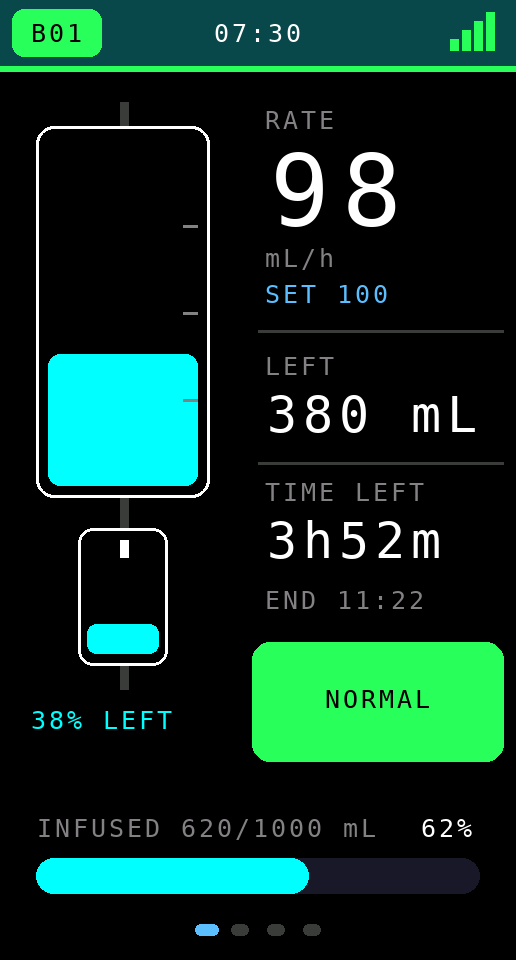
#> input picture docs/screens-station/p1_bag.png, 516 x 960 px
$ python make_overview.py
#> lines starting #> are read from the running program, lines starting #| are printed output that depends on the picture
#!/usr/bin/env python3
"""รวมภาพหน้าจอ Station v7.7.0 เป็นแผ่นสรุปสำหรับใส่ใน README

(แผ่น overview_calib ของ v7.5.1 ยังเก็บไว้ในที่เก็บ ไม่ได้สร้างใหม่จากสคริปต์นี้)

ใช้: python3 make_overview.py [docs_dir]
(ฟอนต์มาตรฐานของ PIL ไม่มีตัวอักษรไทย ป้ายกำกับจึงเป็นอังกฤษ)
"""
import sys
from PIL import Image, ImageDraw

DOCS = sys.argv[1] if len(sys.argv) > 1 else "../../docs/screens-station"

SHEETS = {
    "overview_pages": [
        ("p1_bag.png",   "1 IV BAG"),
        ("p2_plan.png",  "2 PLAN"),
        ("p3_link.png",  "3 LINK - sensor + host"),
        ("p4_trend.png", "4 TREND - 30 min"),
    ],
    "overview_alerts": [
        ("p1_noflow.png",  "IV BAG - no flow"),
        ("emergency.png",  "EMERGENCY screen"),
        ("p1_nearend.png", "IV BAG - near end"),
        ("near_end.png",   "NEXT BAG notice"),
    ],
    "overview_other": [
        ("sensor_check.png","SENSOR CHECK (hold 3s)"),
        ("config_id.png",   "SET BED ID"),
        ("screensaver.png", "SCREENSAVER"),
        ("credit.png",      "CREDITS (hold 5s)"),
    ],
}

GAP, LABEL_H, BG, FG = 18, 26, (14, 14, 18), (200, 205, 215)

# แผ่นเปรียบเทียบทิศจอ: หมุนภาพ 180 องศา = สิ่งที่ตาเห็นจริงเมื่อตั้ง SCREEN = FLIP 180
FLIP_DEMO = [
    ("config_id.png", "SCREEN = NORMAL   setRotation(0)"),
    ("p1_bag.png",    "SCREEN = NORMAL   setRotation(0)"),
]
FLIP_LABEL = "SCREEN = FLIP 180   setRotation(2)  - turn the box over and it reads upright"

for name, items in SHEETS.items():
    tiles = [(Image.open(f"{DOCS}/{f}"), text) for f, text in items]
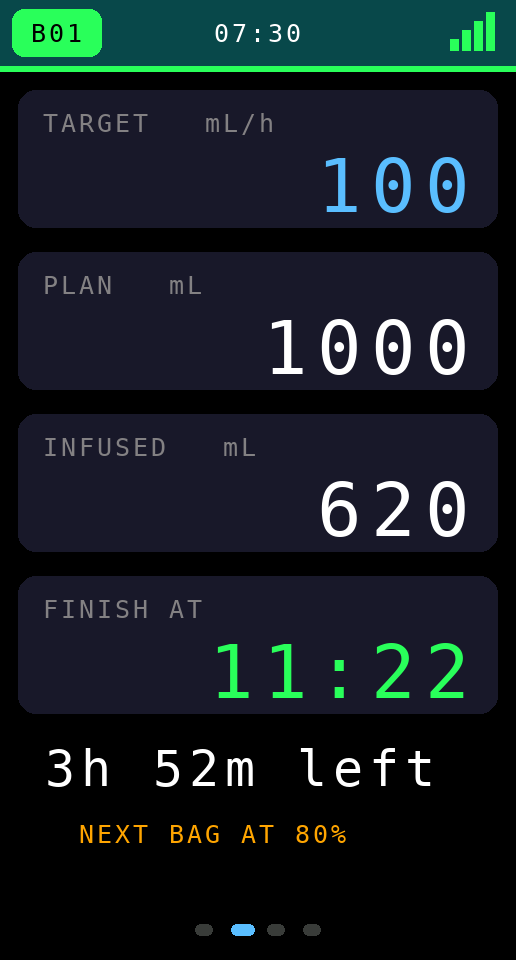
#> input picture docs/screens-station/p2_plan.png, 516 x 960 px
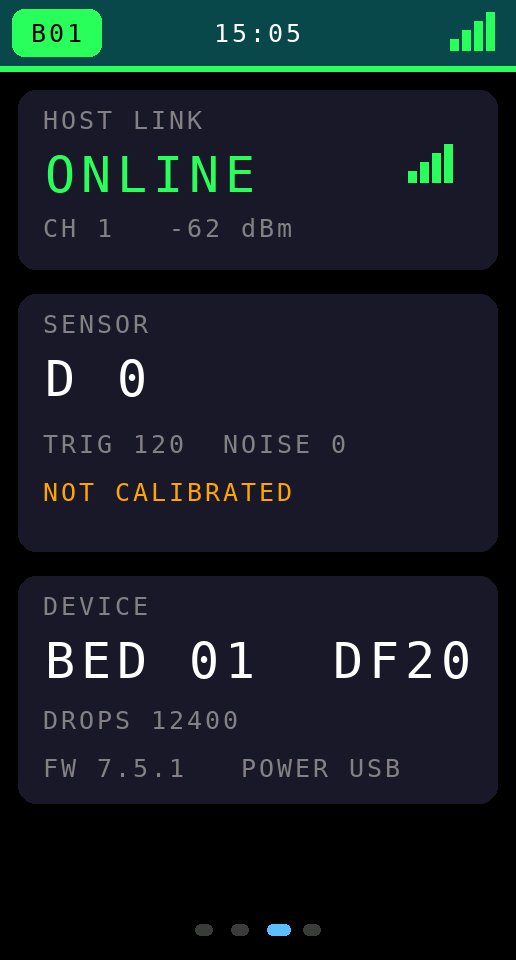
#> input picture docs/screens-station/p3_link.png, 516 x 960 px
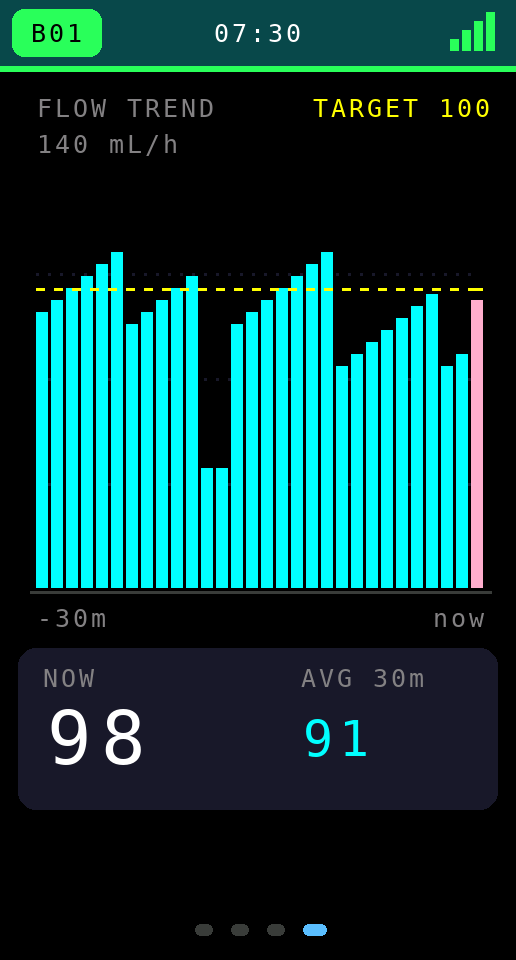
#> input picture docs/screens-station/p4_trend.png, 516 x 960 px
#> tiles = 4 items
    w, h = tiles[0][0].size
#> w = 516; h = 960
    sheet = Image.new("RGB", (GAP + len(tiles) * (w + GAP), LABEL_H + h + GAP * 2), BG)
    draw = ImageDraw.Draw(sheet)
    for i, (img, text) in enumerate(tiles):
        x = GAP + i * (w + GAP)
        draw.text((x, 8), text, fill=FG)
        sheet.paste(img, (x, LABEL_H + GAP // 2))
#> this loop made 4 passes
#> (text, x) on passes 1 to 4: ('1 IV BAG', 18), ('2 PLAN', 552), ('3 LINK - sensor + host', 1086), ('4 TREND - 30 min', 1620)
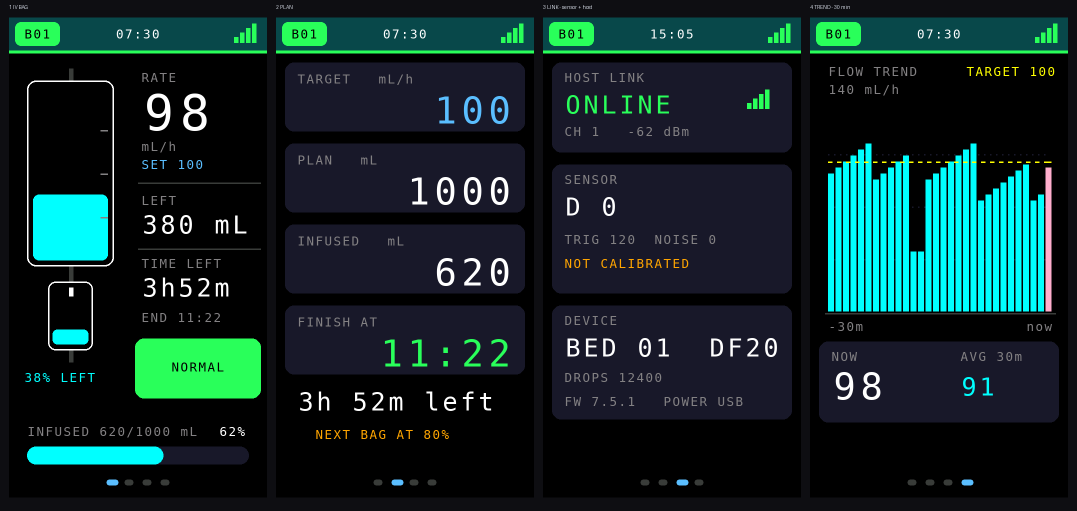
#> sheet: PIL image 2154x1022 RGB (shown at 1/2 size); mean R, G, B 15.4, 39.9, 40.1
    out = f"{DOCS}/{name}.png"
    sheet.save(out)
    print(out, sheet.size)
#| ../../docs/screens-station/overview_pages.png (2154, 1022)
#> pass 2 of the loop `for name, items in SHEETS.items():`:
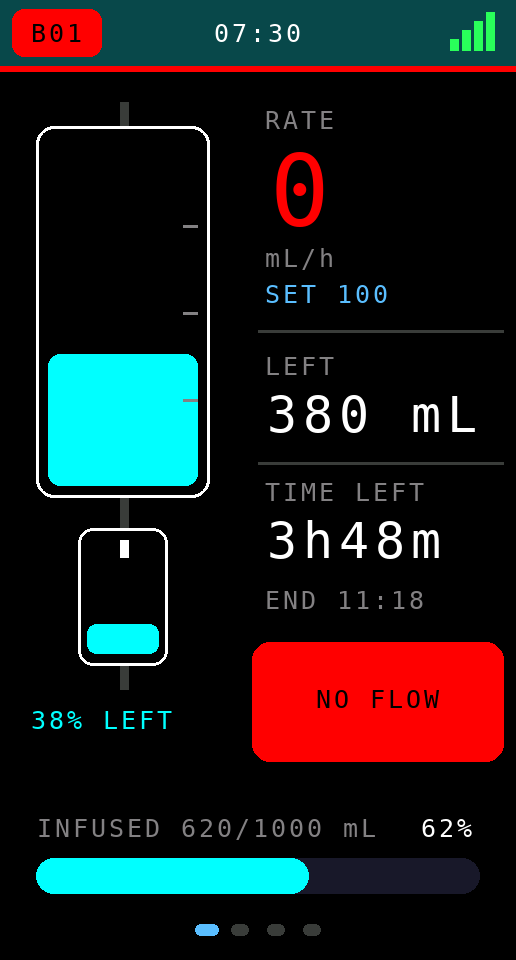
#> input picture docs/screens-station/p1_noflow.png, 516 x 960 px
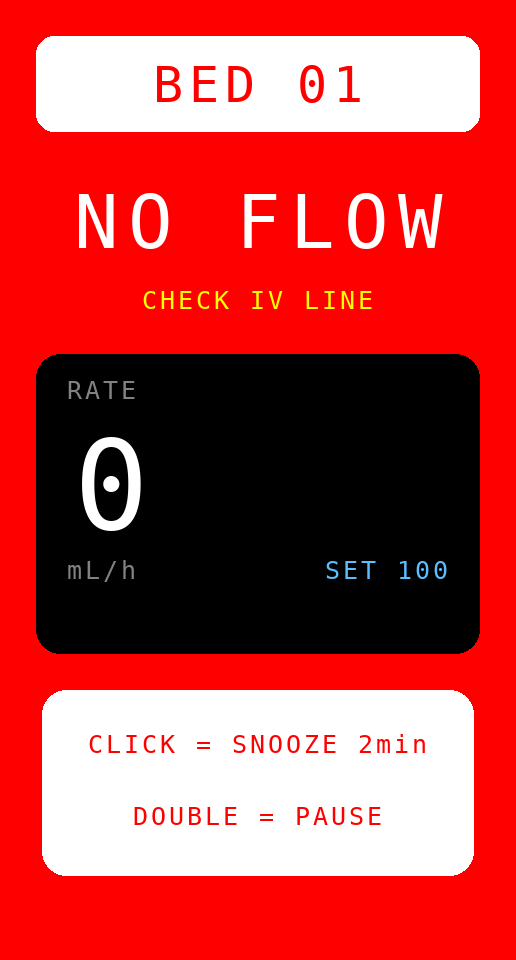
#> input picture docs/screens-station/emergency.png, 516 x 960 px
#> (the run stopped early here; a loop or call above may not have finished)
